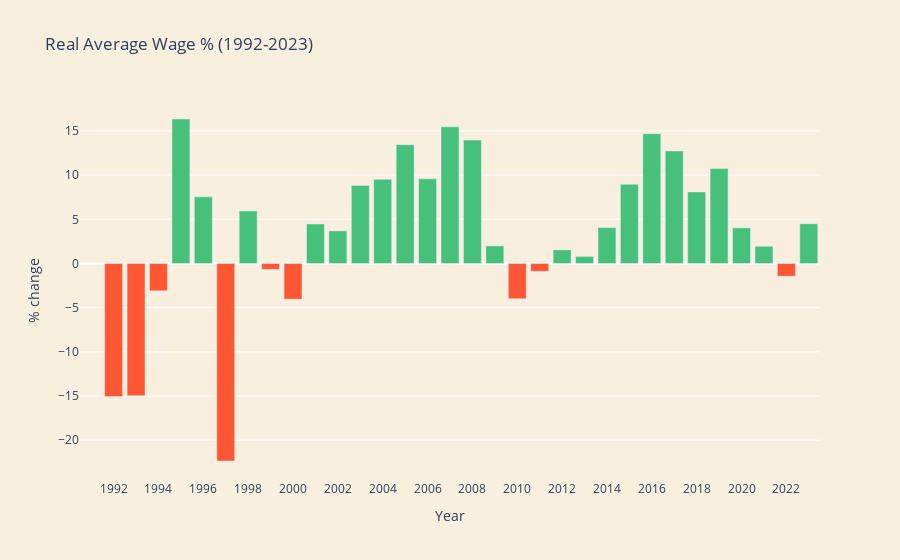

The cell this chart's notebook holds for it:
### Code cell
# Calculate percentage change
df['Real Average Wage % change'] = df['Real Average Wage (RON) - 2023 prices'].pct_change() * 100

# Drop the NaN value in the first row (since there's no previous year to compare with)
#df.dropna(subset=['Average real  wage (% change)'], inplace=True)

df['Real Average Wage % change'] = df['Real Average Wage % change'].round(2)

print(df.head())



#Add a text box

import plotly.graph_objects as go

# Define background color
color_background = '#F8EFDE'
color_positive = '#46C07a'
color_negative = '#c46e6e'


# Create a figure
fig = go.Figure()

# Add a bar trace for Real Income
fig.add_trace(go.Bar(x=merged_df['Year'], y=df['Real Average Wage % change'],
                     name='Real Wage (%)',
                     marker_color=[color_positive if value >= 0 else color_negative for value in df['Real Average Wage % change']]))

# Customize hover text
hover_text = [f'{val:.2f}%' for val in df['Real Average Wage % change']]
fig.update_traces(hovertext=hover_text, hoverinfo='text')


# Update layout
fig.update_layout(
    title='Real Average Wage % (1992-2023)',
    xaxis_title='Year',
    yaxis_title='% change',
    plot_bgcolor=color_background,
    paper_bgcolor=color_background,
    xaxis=dict(
        dtick=2
    ),  # Adjust the tick frequency here (e.g., 1 for every year)
)

# Show the plot
fig.show()

### Figure 1 — Plotly figure (JSON) as saved in the notebook; plotly's stock layout.template omitted (floating-point values rounded to 4 significant figures)
{"data": [{"hoverinfo": "text", "hovertext": ["nan%", "-15.06%", "-14.96%", "-3.09%", "16.35%", "7.54%", "-22.35%", "5.93%", "-0.67%", "-4.04%", "4.47%", "3.69%", "8.83%", "9.52%", "13.45%", "9.58%", "15.46%", "13.96%", "1.99%", "-3.99%", "-0.89%", "1.54%", "0.80%", "4.06%", "8.96%", "14.68%", "12.73%", "8.10%", "10.74%", "4.03%", "1.95%", "-1.44%", "4.49%"], "marker": {"color": ["#FF5733", "#FF5733", "#FF5733", "#FF5733", "#46C07a", "#46C07a", "#FF5733", "#46C07a", "#FF5733", "#FF5733", "#46C07a", "#46C07a", "#46C07a", "#46C07a", "#46C07a", "#46C07a", "#46C07a", "#46C07a", "#46C07a", "#FF5733", "#FF5733", "#46C07a", "#46C07a", "#46C07a", "#46C07a", "#46C07a", "#46C07a", "#46C07a", "#46C07a", "#46C07a", "#46C07a", "#FF5733", "#46C07a"]}, "name": "Real Wage (%)", "type": "bar", "x": [1991, 1992, 1993, 1994, 1995, 1996, 1997, 1998, 1999, 2000, 2001, 2002, 2003, 2004, 2005, 2006, 2007, 2008, 2009, 2010, 2011, 2012, 2013, 2014, 2015, 2016, 2017, 2018, 2019, 2020, 2021, 2022, 2023], "y": [null, -15.06, -14.96, -3.09, 16.35, 7.54, -22.35, 5.93, -0.67, -4.04, 4.47, 3.69, 8.83, 9.52, 13.45, 9.58, 15.46, 13.96, 1.99, -3.99, -0.89, 1.54, 0.8, 4.06, 8.96, 14.68, 12.73, 8.1, 10.74, 4.03, 1.95, -1.44, 4.49]}], "layout": {"paper_bgcolor": "#F8EFDE", "plot_bgcolor": "#F8EFDE", "title": {"text": "Real Average Wage % (1992-2023)"}, "xaxis": {"dtick": 2, "title": {"text": "Year"}}, "yaxis": {"title": {"text": "% change"}}}}
